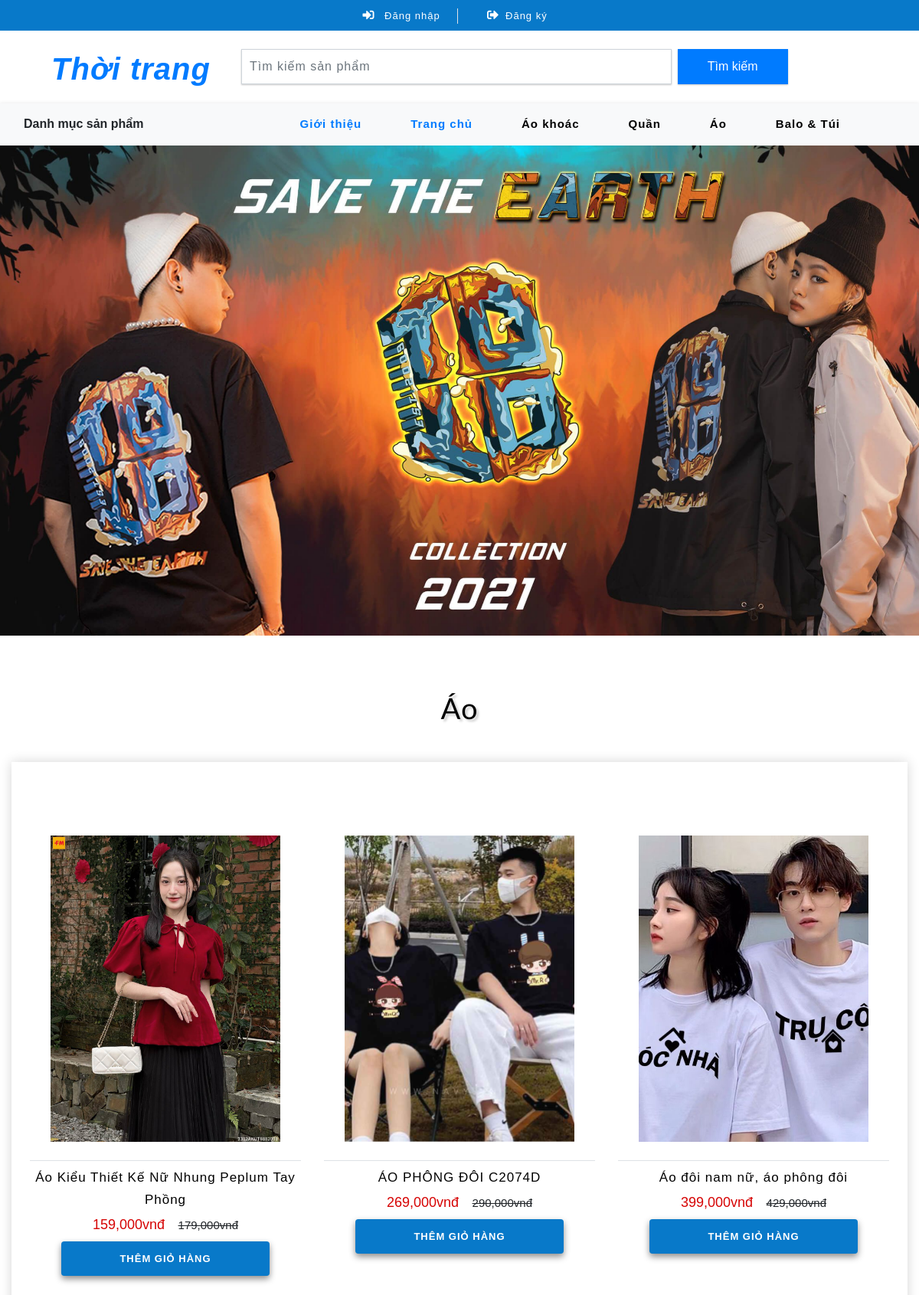
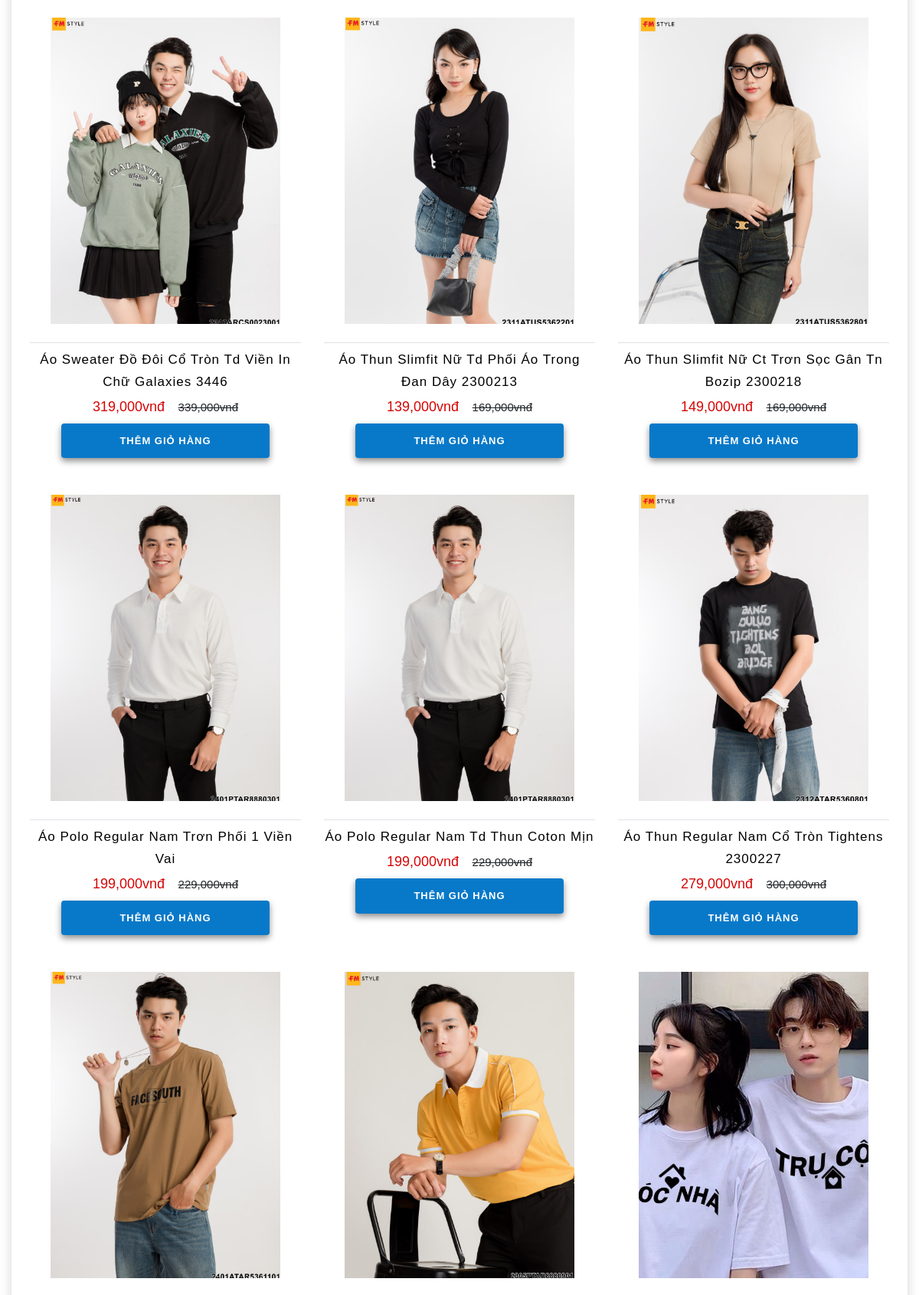
Screenshot of /?quanly=danhmuc&id=23 (upper part) with the database file from the repository (2 pictures, top to bottom).
### tables this page shows
CREATE TABLE `tbl_category` (
  `category_id` int(11) NOT NULL,
  `category_name` varchar(50) NOT NULL
);

CREATE TABLE `tbl_slider` (
  `slider_id` int(11) NOT NULL,
  `slider_image` varchar(100) NOT NULL,
  `slider_caption` text NOT NULL,
  `slider_active` int(11) NOT NULL DEFAULT 1
);

CREATE TABLE `tbl_sanpham` (
  `sanpham_id` int(11) NOT NULL,
  `category_id` int(11) NOT NULL,
  `sanpham_name` varchar(255) NOT NULL,
  `sanpham_chitiet` text NOT NULL,
  `sanpham_mota` text NOT NULL,
  `sanpham_gia` varchar(100) NOT NULL,
  `sanpham_giakhuyenmai` varchar(100) NOT NULL,
  `sanpham_active` int(11) NOT NULL,
  `sanpham_hot` int(11) NOT NULL,
  `sanpham_soluong` int(11) NOT NULL,
  `sp_image` text NOT NULL
);

### include/danhmuc.php (the view, shortened to what this page needs)
<?php
	if(isset($_GET['id'])){
		$id = $_GET['id'];
	}else{
		$id = '';
	}
	$sql_cate = mysqli_query($con,"SELECT * FROM tbl_sanpham where category_id = $id ORDER BY sanpham_id DESC");
	$sql_category = mysqli_query($con, "SELECT * FROM `tbl_category` WHERE category_id = $id");
	$row_title = mysqli_fetch_assoc($sql_category);
	$title = $row_title['category_name'];
	?>
	<div class="ads-grid py-sm-5 py-4">
		<div class="container py-xl-4 py-lg-2">
			<h3 class="tittle-w3l text-center mb-lg-5 mb-sm-4 mb-3"><?php echo $title ?></h3>
			<div class="row">
				<div class="agileinfo-ads-display col-lg-12">
					<div class="wrapper">
						<div class="product-sec1 px-sm-4 px-3 py-sm-5  py-3 mb-4">
							<div class="row">
								<?php
								while($row_sanpham = mysqli_fetch_array($sql_cate)){
								?>
								<div class="col-md-4 product-men mt-5">
									<div class="men-pro-item simpleCart_shelfItem">
										<div class="men-thumb-item text-center">
											<img style="width:300px;height:400px;object-fit:cover" src="images/<?php echo $row_sanpham['sp_image'] ?>" alt="">
										</div>
										<div class="item-info-product text-center border-top mt-4">
											<h4 class="pt-1">
												<a href="?quanly=chitietsp&id=<?php echo $row_sanpham['sanpham_id'] ?>"><?php echo $row_sanpham['sanpham_name'] ?></a>
											</h4>
											<div class="info-product-price my-2">
												<span class="item_price"><?php echo number_format($row_sanpham['sanpham_giakhuyenmai']).'vnđ' ?></span>
												<del><?php echo number_format($row_sanpham['sanpham_gia']).'vnđ' ?></del>
											</div>
											<div class="snipcart-details top_brand_home_details item_add single-item hvr-outline-out">
												<form action="?quanly=giohang" method="post">
												<fieldset>
													<input type="submit" name="themgiohang" value="Thêm giỏ hàng" class="button" />
												</fieldset>
											</form>
											</div>
										</div>
									</div>
								</div>
								<?php
								}
								?>
							</div>
						</div>
					</div>
				</div>
			</div>
		</div>
	</div>

### index.php (shortened to what this page needs)
<?php
	include_once('db/connect.php');
 ?>
<!DOCTYPE html>
<html lang="zxx">
<head>
	<link href="css/bootstrap.css" rel="stylesheet" type="text/css" media="all" />
	<link href="css/style.css" rel="stylesheet" type="text/css" media="all" />
	<link rel="stylesheet" href="css/fontawesome-all.css">
	<link href="css/popuo-box.css" rel="stylesheet" type="text/css" media="all" />
	<link href="css/menu.css" rel="stylesheet" type="text/css" media="all" />
</head>
<body>
	<?php
	include('include/topbar.php');
	include('include/menu.php');
	include('include/slider.php');
	if(isset($_GET['quanly'])){
		$tam = $_GET['quanly'];
	}else{
		$tam = '';
	}
	if($tam=='danhmuc'){
		include('include/danhmuc.php');
	}elseif($tam=='chitietsp'){
		include('include/chitietsp.php');
	}elseif($tam=='giohang') {
		include('include/giohang.php');
	}elseif ($tam=='timkiem') {
		include('include/timkiem.php');
	}elseif ($tam=='xemdonhang') {
		include('include/xemdonhang.php');
	}elseif ($tam=='doimatkhau') {
		include('include/doimatkhau.php');
	}elseif ($tam=='gioithieu') {
		include('include/gioithieu.php');
	}elseif ($tam=='lienhe') {
		include('include/lienhe.php');
	}
	else{
		include('include/home.php');
	}
	?>
	<link rel="stylesheet" href="css/flexslider.css" type="text/css" media="screen" />
</body>
</html>

### include/topbar.php (shortened to what this page needs)
<div class="agile-main-top">
    <div class="container-fluid">
        <div style="display: flex; justify-content: center;" class="row main-top-w3l py-2">
            <div style="text-align: center" class="col-lg-8 header-right mt-lg-0 mt-2">
                <ul>
                    <?php
                    if (isset($_SESSION['dangnhap_home'])) {
                        echo '<li class="text-center text-white">Xin chào: ' . $_SESSION['dangnhap_home'] . '</li>';
                        echo '<li class="text-center border-right text-white"><a class="text-white" href="index.php?quanly=giohang&dangxuat=1">Đăng xuất</a></li>';
                        echo '
                            <li class="text-center text-white">
                            <a class="text-white" href="index.php?quanly=giohang" >';
                        echo '<i class="fas fa-truck mr-2"></i>Giỏ hàng';
                        echo '</a></li>';
                        echo '<li class="text-center text-white">';
                        echo '<a class="text-white" href="index.php?quanly=xemdonhang&khachhang=' . $_SESSION['khachhang_id'] . '">';
                        echo '<i class="fas fa-shopping-cart mr-2"></i>Xem đơn hàng';
                        echo '</a></li>';
						echo '<li class="text-center text-white">';
                        echo '<a class="text-white" href="index.php?quanly=doimatkhau&khachhang=' . $_SESSION['khachhang_id'] . '">';
                        echo 'Đổi mật khẩu';
                        echo '</a></li>';
                    } else {
                        echo '
                            <li class="text-center border-right text-white">
                                <a href="#" data-toggle="modal" data-target="#dangnhap" class="text-white">
                                <i class="fas fa-sign-in-alt mr-2"></i> Đăng nhập </a>
                            </li>
                            <li class="text-center text-white">
                                <a href="#" data-toggle="modal" data-target="#dangky" class="text-white">
                                    <i class="fas fa-sign-out-alt mr-2"></i>Đăng ký </a>
                            </li>';
                    }
                    ?>
                </ul>
            </div>
        </div>
    </div>
</div>
	<div class="header-bot">
		<div class="container">
			<div class="row header-bot_inner_wthreeinfo_header_mid">
				<div class="col-md-3 logo_agile">
					<h1 class="text-center">
						<a href="index.php" style="color:#007bff;font-size:40px;text-wrap:wrap"  class="font-weight-bold  font-italic">
							Thời trang <br> <span style="color: #CC66CC"> <span>
						</a>
					</h1>
				</div>
				<div class="col-md-9 header mt-4 mb-md-0 mb-4">
					<div class="row">
						<div class="col-10 agileits_search">
							<form class="form-inline" action="index.php?quanly=timkiem" method="POST">
								<input class="form-control mr-sm-2" name="search_product" type="search" placeholder="Tìm kiếm sản phẩm" aria-label="Search" required>
								<button class="btn my-2 my-sm-0" style="background-color:#007bff" name="search_button" type="submit">Tìm kiếm</button>
							</form>
						</div>
						<div class="col-2 top_nav_right text-center mt-sm-0 mt-2">
						</div>
					</div>
				</div>
			</div>
		</div>
	</div>

### include/menu.php (shortened to what this page needs)
<div class="navbar-inner">
		<div class="container">
			<nav class="navbar navbar-expand-lg navbar-light bg-light">
				<div class="agileits-navi_search">
					<form action="#" method="post" style="font-weight:bold">
						Danh mục sản phẩm
					</form>
				</div>
				<div class="collapse navbar-collapse" id="navbarSupportedContent">
					<ul class="navbar-nav ml-auto text-center mr-xl-3">
						<li class="nav-item active mr-lg-5 mb-lg-0 mb-2">
							<a class="nav-link" href="index.php?quanly=gioithieu" style="font-weight:bold">Giới thiệu</a>
						</li>
						<li class="nav-item active mr-lg-5 mb-lg-0 mb-2">
							<a class="nav-link" href="index.php" style="font-weight:bold">Trang chủ</a>
						</li>
						<?php
							$sql_category_danhmuc = mysqli_query($con,'SELECT * FROM tbl_category ORDER BY category_id DESC limit 6');
							while($row_category_danhmuc = mysqli_fetch_array($sql_category_danhmuc)){
						?>
						<li style="font-weight:bold" class="nav-item  mr-lg-5 mb-lg-0 mb-2">
							<a class="nav-link " href="?quanly=danhmuc&id=<?php echo $row_category_danhmuc['category_id'] ?>" role="button"  aria-haspopup="true" aria-expanded="false">
								<?php echo $row_category_danhmuc['category_name'] ?>
							</a>
						</li>
						<?php
						}
						?>
					</ul>
				</div>
			</nav>
		</div>
	</div>

### include/slider.php
<div id="carouselExampleIndicators" class="carousel slide" data-ride="carousel">
    <div class="carousel-inner">
        <?php
        $sql_slider = mysqli_query($con,"SELECT * FROM tbl_slider WHERE slider_active='1' ORDER BY slider_id");
        $first_slide = true;
        while($row_slider = mysqli_fetch_array($sql_slider)){
            ?>
            <div class="carousel-item item1 <?php echo $first_slide ? 'active' : ''; ?>"
			style="background: url(./images/<?php echo $row_slider['slider_image'] ?>) no-repeat center;background-size: cover"
			>
                <div class="container">
                    <div class="w3l-space-banner">
                    </div>
                </div>
            </div>
            <?php
            $first_slide = false;
        }
        ?>
    </div>
</div>

### css/style.css (style rules this page uses)
html, body { margin: 0; font-size: 100%; background: #fff; font-family: 'Open Sans', sans-serif; }
body a { text-decoration: none; transition: 0.5s all; -webkit-transition: 0.5s all; -moz-transition: 0.5s all; -o-transition: 0.5s all; -ms-transition: 0.5s all; }
a { transition: 0.5s all; -webkit-transition: 0.5s all; -moz-transition: 0.5s all; -o-transition: 0.5s all; -ms-transition: 0.5s all; }
input[type="button"], input[type="submit"] { transition: 0.5s all; -webkit-transition: 0.5s all; -moz-transition: 0.5s all; -o-transition: 0.5s all; -ms-transition: 0.5s all; }
h1, h2, h3, h4, h5, h6 { margin: 0; font-family: 'Lato', sans-serif; }
ul { margin: 0; padding: 0; }
.main-top-w3l { background: #0879c9; }
.header-right ul li { display: inline-block; width: 19%; font-size: 13px; letter-spacing: 1px; }
.header-right ul li a { text-decoration: none; }
.header-right ul li i { font-size: 15px; }
.agileits_search input[type="search"] { color: #191e21; width: 78%; letter-spacing: 1px; padding: 10px; box-shadow: 0px 1px 2px 0px rgba(0, 0, 0, 0.22); }
.agileits_search button { border-radius: 0; background: #007bff; color: #fff; width: 20%; box-shadow: 0px 1px 2px 0px rgba(0, 0, 0, 0.22); padding: 10px; }
.logo_agile h1 a { color: #007bff; font-size: 38px; text-decoration: none; letter-spacing: 1px; position: relative; }
.logo_agile { padding: 26px 0 21px; }
.navbar-inner { background: #f8f9fa; box-shadow: 0px 2px 6px 1px rgba(0, 0, 0, 0.13); }
.navbar-light .navbar-nav .nav-link { letter-spacing: 1px; font-size: 15px; color: #000; }
.navbar-light .navbar-nav .show>.nav-link, .navbar-light .navbar-nav .active>.nav-link, .navbar-light .navbar-nav .nav-link.show, .navbar-light .navbar-nav .nav-link.active { color: #007bff; }
.carousel-item.item1 { background-size: cover; -webkit-background-size: cover; -moz-background-size: cover; -o-background-size: cover; -ms-background-size: cover; }
.carousel-item.item4, .carousel-item.item3, .carousel-item.item2, .carousel-item.item1 { min-height: 640px; }
.w3l-space-banner { padding-top: 9em; }
h3.tittle-w3l { color: #000; font-size: 38px; letter-spacing: 1px; text-shadow: 3px 3px 3px rgba(0, 0, 0, 0.19); }
.snipcart-details { width: 77%; margin: 0 auto; }
.snipcart-details input.button { font-size: 13px; color: #fff; background: #0879c9; text-decoration: none; border: none; border-radius: 0; width: 100%; text-transform: uppercase; padding: 13px; outline: none; letter-spacing: 1px; box-shadow: 0px 4px 8px 0px rgba(0, 0, 0, 0.45); font-weight: 600; cursor: pointer; border-radius: 4px; transition: 0.5s all; -webkit-transition: 0.5s all; -moz-transition: 0.5s all; -o-transition: 0.5s all; -ms-transition: 0.5s all; }
.men-pro-item { position: relative; }
.men-thumb-item { position: relative; }
.btn { display: inline-block; }
.product-sec1 { box-shadow: 0px 0px 15px 0px #D6D6D6; }
.item-info-product h4 a { color: #000; font-size: 17px; letter-spacing: 1px; }
span.item_price { font-size: 18px; color: #d60404; }
.info-product-price del { font-weight: 300; margin-left: 13px; font-size: 15px; }
.form-control { border-radius: 0; }
@media (max-width: 1280px) { .logo_agile { padding: 26px 0 21px 42px; } }

### rows the page displays
tbl_category: category_name "Áo khoác"
tbl_category: category_name "Quần"
tbl_category: category_name "Áo"
tbl_category: category_name "Balo & Túi"
tbl_slider: slider_image (picture)
tbl_sanpham: sp_image (picture), sanpham_name "Áo Kiểu Thiết Kế Nữ Nhung Peplum Tay Phồng", sanpham_giakhuyenmai "159,000", sanpham_gia "179,000"
tbl_sanpham: sp_image (picture), sanpham_name "ÁO PHÔNG ĐÔI C2074D", sanpham_giakhuyenmai "269,000", sanpham_gia "290,000"
tbl_sanpham: sp_image (picture), sanpham_name "Áo đôi nam nữ, áo phông đôi", sanpham_giakhuyenmai "399,000", sanpham_gia "429,000"
tbl_sanpham: sp_image (picture), sanpham_name "Áo Sweater Đồ Đôi Cổ Tròn Td Viền In Chữ Galaxies 3446", sanpham_giakhuyenmai "319,000", sanpham_gia "339,000"
tbl_sanpham: sp_image (picture), sanpham_name "Áo Thun Slimfit Nữ Td Phối Áo Trong Đan Dây 2300213", sanpham_giakhuyenmai "139,000", sanpham_gia "169,000"
tbl_sanpham: sp_image (picture), sanpham_name "Áo Thun Slimfit Nữ Ct Trơn Sọc Gân Tn Bozip 2300218", sanpham_giakhuyenmai "149,000", sanpham_gia "169,000"
tbl_sanpham: sp_image (picture), sanpham_name "Áo Polo Regular Nam Trơn Phối 1 Viền Vai", sanpham_giakhuyenmai "199,000", sanpham_gia "229,000"
tbl_sanpham: sp_image (picture), sanpham_name "Áo Polo Regular Nam Td Thun Coton Mịn", sanpham_giakhuyenmai "199,000", sanpham_gia "229,000"
tbl_sanpham: sp_image (picture), sanpham_name "Áo Thun Regular Nam Cổ Tròn Tightens 2300227", sanpham_giakhuyenmai "279,000", sanpham_gia "300,000"
tbl_sanpham: sp_image (picture)
tbl_sanpham: sp_image (picture)
tbl_sanpham: sp_image (picture)
